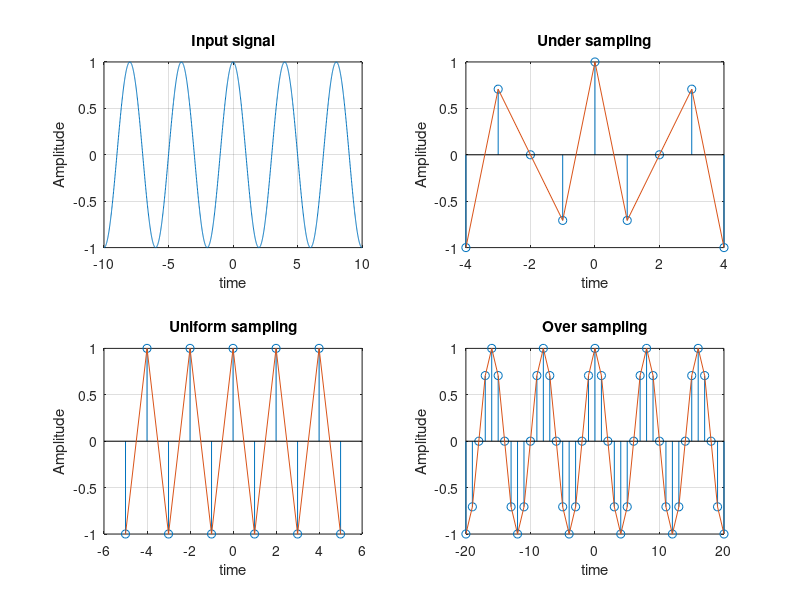

Write the MATLAB code that produced this figure.
clc;
close all;
clear all;

t=-10:.01:10;
T=4;
fm=1/T;
x=cos(2*pi*fm*t);
subplot(2,2,1);
plot(t,x);
xlabel("time");
ylabel("Amplitude");
grid on;
title("Input signal");

n1=-4:1:4;
fs1=1.6*fm;
fs2=2*fm;
fs3=8*fm;
x1=cos(2*pi*fm/fs1*n1);
subplot(2,2,2);
stem(n1,x1);
xlabel("Number of samples");
ylabel("Amplitude");

hold on;
subplot(2,2,2);
plot(n1,x1);
xlabel("time");
ylabel("Amplitude");
grid;
title("Under sampling");

n2=-5:1:5;
x2=cos(2*pi*fm/fs2*n2);
subplot(2,2,3);
stem(n2,x2);
xlabel("Number of samples");
ylabel("Amplitude");
hold on;

subplot(2,2,3);
plot(n2,x2);
xlabel("time");
ylabel("Amplitude");
grid;
title("Uniform sampling");

n3=-20:1:20;
x3=cos(2*pi*fm/fs3*n3);
subplot(2,2,4);
stem(n3,x3);
xlabel("Number of samples");
ylabel("Amplitude");
hold on;

subplot(2,2,4);
plot(n3,x3);
xlabel("time");
ylabel("Amplitude");
grid;
title("Over sampling");
